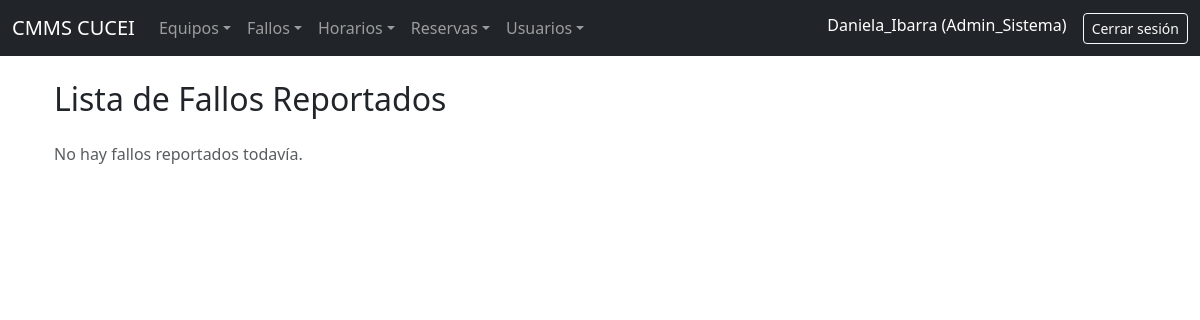
/fallos/ (signed in), run on an earlier commit of the app's database.
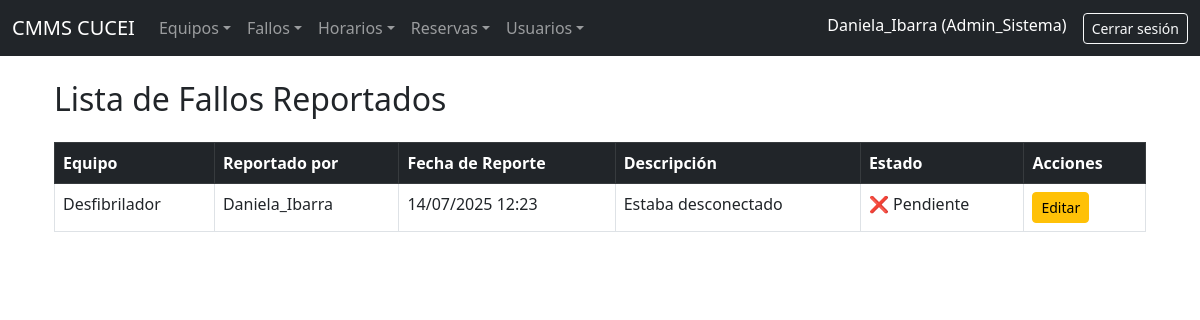
And on a later commit of the database.
### CMMS_Lab/models.py (models this page shows, shortened)
class PerfilUsuario(models.Model):
    user = models.OneToOneField(User, on_delete=models.CASCADE)
    rol = models.CharField(max_length=20, choices=[
        ('estudiante', 'Estudiante'),
        ('biomedico', 'Biomedico'),
        ('admin_sistema', 'Administrador del sistema'),
    ])
    matricula = models.CharField(max_length=20, blank=True, null=True)
    telefono = models.CharField(max_length=15, blank=True, null=True)
    especialidad = models.CharField(max_length=100, blank=True, null=True)

class FalloReportado(models.Model):
    equipo = models.ForeignKey(EquipoMedico, on_delete=models.CASCADE)
    reportado_por = models.ForeignKey(User, on_delete=models.SET_NULL, null=True)
    fecha_reporte = models.DateTimeField(auto_now_add=True)
    descripcion = models.TextField()
    atendido = models.BooleanField(default=False)
    fecha_solucion = models.DateTimeField(null=True, blank=True)
    solucionado_por = models.ForeignKey(User, on_delete=models.SET_NULL, null=True, blank=True, related_name='fallos_solucionados')

class EquipoMedico(models.Model):
    nombre = models.CharField(max_length=100)
    modelo = models.CharField(max_length=100, blank=True)
    fabricante = models.CharField(max_length=100, blank=True)
    numero_serie = models.CharField(max_length=100, unique=True)
    ubicacion = models.CharField(max_length=100)
    estado = models.CharField(max_length=20, choices=[
        ('disponible', 'Disponible'),
        ('reservado', 'Reservado'),
        ('en_mantenimiento', 'En mantenimiento'),
        ('fuera_de_servicio', 'Fuera de servicio'),
    ])
    fecha_adquisicion = models.DateField(null=True, blank=True)
    mantenimiento_preventivo = models.DateField(null=True, blank=True)
    imagen = models.ImageField(upload_to='equipos/', blank=True, null=True)

### CMMS_Lab/views.py (the view)
# urls.py: path('fallos/', views.lista_fallos, name='lista_fallos'),
@login_required
def lista_fallos(request):
    fallos = FalloReportado.objects.all().order_by('-fecha_reporte')  # Orden de más recientes primero
    return render(request, 'fallos/lista.html', {'fallos': fallos})

### CMMS_Lab/templates/fallos/lista.html
{% extends 'base.html' %}
{% block content %}
<div class="container">
    <h2 class="mb-4">Lista de Fallos Reportados</h2>
    {% if fallos %}
        <table class="table table-bordered table-hover">
            <thead class="table-dark">
                <tr>
                    <th>Equipo</th>
                    <th>Reportado por</th>
                    <th>Fecha de Reporte</th>
                    <th>Descripción</th>
                    <th>Estado</th>
                    <th>Acciones</th>
                </tr>
            </thead>
            <tbody>
                {% for fallo in fallos %}
                <tr>
                    <td>{{ fallo.equipo.nombre }}</td>
                    <td>{{ fallo.reportado_por.username }}</td>
                    <td>{{ fallo.fecha_reporte|date:"d/m/Y H:i" }}</td>
                    <td>{{ fallo.descripcion }}</td>
                    <td>
                        {% if fallo.atendido %}
                            ✅ Atendido
                        {% else %}
                            ❌ Pendiente
                        {% endif %}
                    </td>
                    <td>
                        {% if request.user.perfilusuario.rol == 'admin_sistema' %}
                            <a href="{% url 'editar_fallo' fallo.id %}" class="btn btn-sm btn-warning">Editar</a>
                        {% else %}
                            <span class="text-muted">Solo lectura</span>
                        {% endif %}
                    </td>
                </tr>
                {% endfor %}
            </tbody>
        </table>
    {% else %}
        <p class="text-muted">No hay fallos reportados todavía.</p>
    {% endif %}
</div>
{% endblock %}

### CMMS_Lab/templates/base.html (shortened to what this page needs)
<!DOCTYPE html>
<html lang="es">
<head>
    <link href="https://cdn.jsdelivr.net/npm/bootstrap@5.3.0/dist/css/bootstrap.min.css" rel="stylesheet">
</head>
<body>
    <nav class="navbar navbar-expand-lg navbar-dark bg-dark">
        <div class="container-fluid">
            <a class="navbar-brand" href="{% url 'dashboard' %}">CMMS CUCEI</a>
            <div class="collapse navbar-collapse" id="navbarCMMS">
                {% if user.is_authenticated %}
                    {% with rol=user.perfilusuario.rol %}
                    <ul class="navbar-nav me-auto mb-2 mb-lg-0">
                        <li class="nav-item dropdown">
                            <a class="nav-link dropdown-toggle" href="#" data-bs-toggle="dropdown">Equipos</a>
                        </li>
                        <li class="nav-item dropdown">
                            <a class="nav-link dropdown-toggle" href="#" data-bs-toggle="dropdown">Fallos</a>
                        </li>
                        {% if rol != 'estudiante' %}
                        <li class="nav-item dropdown">
                            <a class="nav-link dropdown-toggle" href="#" data-bs-toggle="dropdown">Horarios</a>
                        </li>
                        {% endif %}
                        {% if rol in 'admin_sistema' or rol == 'biomedico' %}
                        <li class="nav-item dropdown">
                            <a class="nav-link dropdown-toggle" href="#" data-bs-toggle="dropdown">Reservas</a>
                        </li>
                        {% endif %}
                        <li class="nav-item dropdown">
                            <a class="nav-link dropdown-toggle" href="#" data-bs-toggle="dropdown">Usuarios</a>
                        </li>
                    </ul>
                    <ul class="navbar-nav ms-auto">
                        <li class="nav-item">
                            <span class="navbar-text text-white me-3">
                                {{ user.username }} ({{ rol|title }})
                            </span>
                        </li>
                        <li class="nav-item">
                            <a class="btn btn-outline-light btn-sm" href="{% url 'logout' %}">Cerrar sesión</a>
                        </li>
                    </ul>
                    {% endwith %}
                {% else %}
                    <ul class="navbar-nav ms-auto">
                        <li class="nav-item">
                            <a class="btn btn-outline-light" href="{% url 'login' %}">Iniciar sesión</a>
                        </li>
                    </ul>
                {% endif %}
            </div>
        </div>
    </nav>
    <div class="container mt-4">
        {% block content %}
        {% endblock %}
    </div>
</body>
</html>

What changed in the data, as far as the page shows it:
added FalloReportado: equipo.nombre "Desfibrilador", reportado_por.username "Daniela_Ibarra", fecha_reporte "14/07/2025 12:23", descripcion "Estaba desconectado", atendido "❌ Pendiente"
Also different on the page:
text no longer shown: "No hay fallos reportados todavía."
text now shown: "Equipo Reportado por Fecha de Reporte Descripción Estado Acciones"
